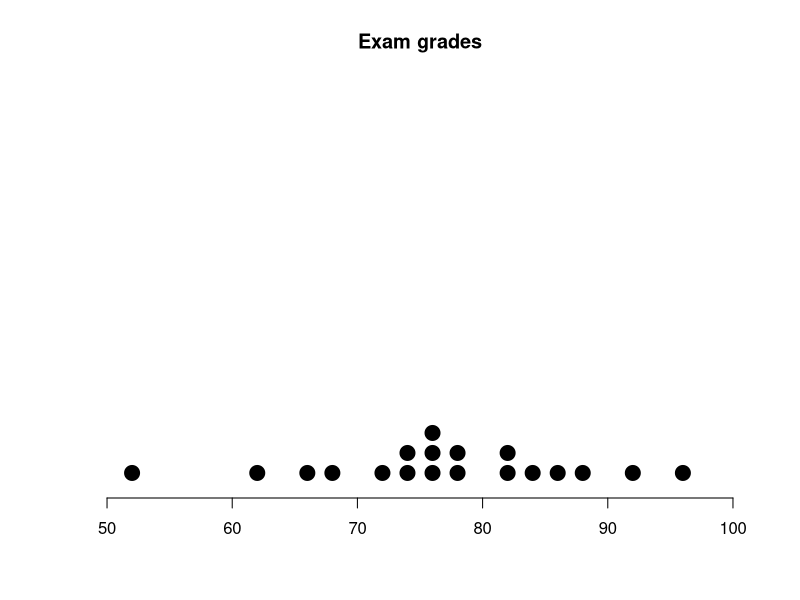
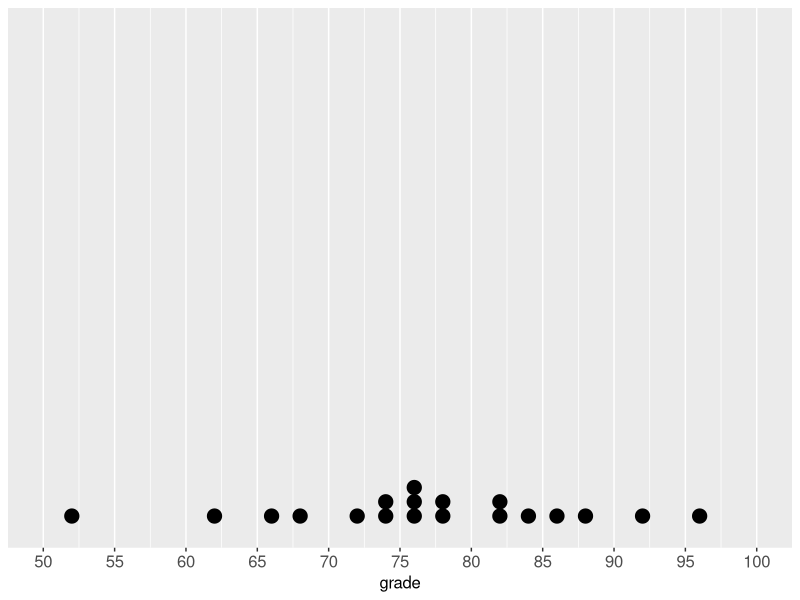
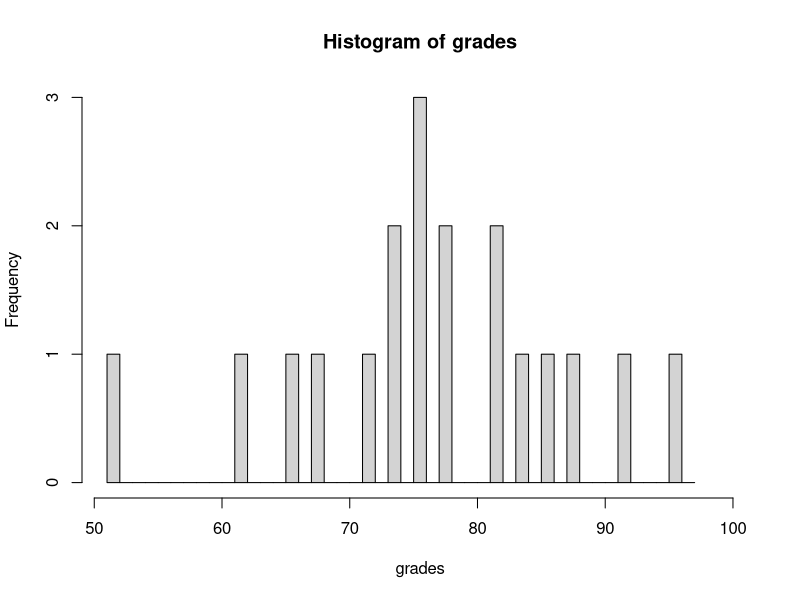
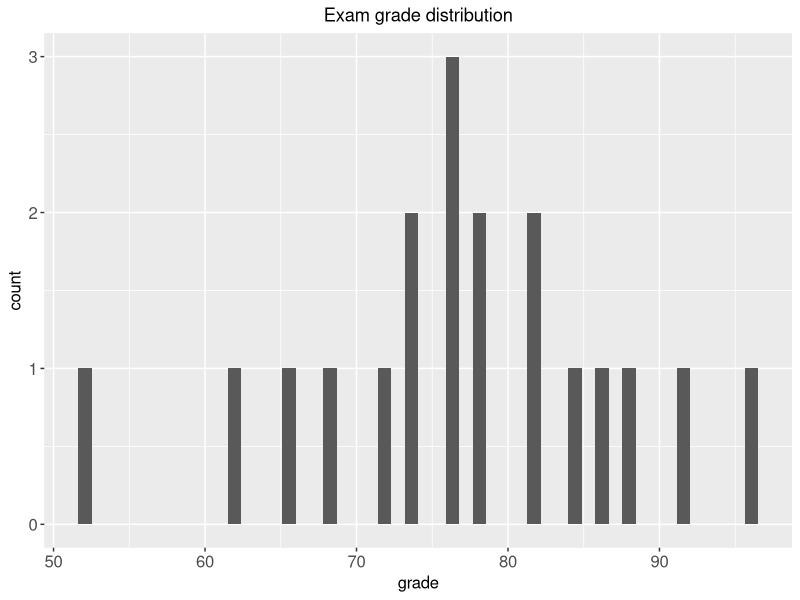

Source code (R) for these figures, in order:
## ---- chunk 1
knitr::opts_chunk$set(echo = TRUE, warning=FALSE)
suppressWarnings(suppressMessages(suppressPackageStartupMessages(library(ggplot2))))
## ---- chunk 2
grades <- c(76, 74, 82, 96, 66, 76, 78, 72, 52, 68,
			86, 84, 62, 76, 78, 92, 82, 74, 88)
## ---- chunk 3
stripchart(grades, method="stack",
				   at=c(0.05),
				   pch=20, cex=3,
				   las-1,
				   frame.plot=FALSE,
				   xlim=c(50,100),
				   main="Exam grades")
## ---- chunk 4

df <- data.frame(grades=grades)
a <-	ggplot(df, aes(x = grades)) +
			geom_dotplot(binwidth=1) +
			scale_x_continuous(breaks=seq(from=50, to=100, by=5),
												 limits = c(50, 100)) +
			scale_y_continuous(NULL, breaks = NULL) +
			xlab("grade") +
			theme(axis.text=element_text(size=12),
				  axis.title=element_text(size=12),
				  plot.title=element_text(hjust = 0.5))

print(a)

## ---- chunk 5
minG <- min(grades)-1
maxG <- max(grades)+1
breaks <- seq(minG, maxG, 1)
a <- hist(grades, breaks, xlim=c(minG, 100))
## ---- chunk 6
a <- ggplot(df, aes(x = grades)) +
			geom_histogram(bins=50) +
			xlab("grade") + 
			ggtitle("Exam grade distribution") +
			theme(axis.text=element_text(size=12),
				  axis.title=element_text(size=12),
				  plot.title=element_text(hjust = 0.5)) # center the title
print(a)

